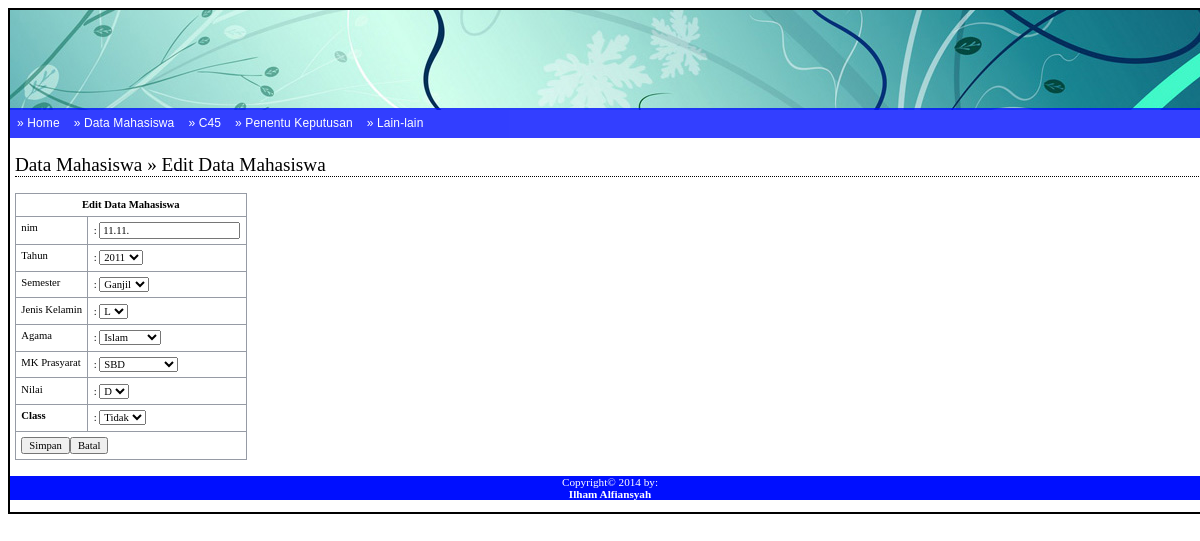
Screenshot of /admin/media.php?module=data_mahasiswa&act=edit_data_mahasiswa&id=3 with the database file from the repository.
### tables this page shows
CREATE TABLE IF NOT EXISTS `data_mahasiswa` (
  `id` int(10) NOT NULL AUTO_INCREMENT,
  `nim` varchar(100) NOT NULL,
  `tahun` varchar(100) NOT NULL,
  `semester` varchar(100) NOT NULL,
  `jenis_kelamin` varchar(100) NOT NULL,
  `agama` varchar(100) NOT NULL,
  `mk_prasyarat` varchar(100) NOT NULL,
  `nilai` varchar(100) NOT NULL,
  `class` varchar(50) NOT NULL,
  PRIMARY KEY (`id`)
);

### admin/modul/form_edit_data_mahasiswa.php (the view, shortened to what this page needs)
<?php
$query = mysql_query("SELECT * FROM data_mahasiswa WHERE id='$_GET[id]'");
$data = mysql_fetch_array($query);
echo "<form method=POST action=./aksi.php?module=data_mahasiswa&act=update_data_mahasiswa>
      <input type=hidden name=id value=$data[id]>
      <table>
        <tr>
        <td colspan=2><b><center>Edit Data Mahasiswa</center></b></td>
        </tr>
        <tr>
        <td>nim</td>
        <td>:
            <input name='nim' value='$data[nim]' type='text'>
        </td>
        </tr>
        <tr>
        <td>Tahun</td>
        <td>:
            <select name='tahun' type='text'>
            <option value='$data[tahun]' selected='selected'>$data[tahun]</option>
            </select>
        </td>
        </tr>
        <tr>
        <td>Semester</td>
        <td>:
            <select name='semester' type='text'>
            <option value='$data[semester]' selected='selected'>$data[semester]</option>
            </select>
        </td>
        </tr>
        <tr>
        <td>Jenis Kelamin</td>
        <td>:
            <select name='jenis_kelamin' type='text'>
            <option value='$data[jenis_kelamin]' selected='selected'>$data[jenis_kelamin]</option>
            </select>
        </td>
        </tr>
        <tr>
        <td>Agama</td>
        <td>:
            <select name='agama' type='text'>
            <option value='$data[agama]' selected='selected'>$data[agama]</option>
            </select>
        </td>
        </tr>
        <tr>
        <td>MK Prasyarat</td>
        <td>:
            <select name='mk_prasyarat' type='text'>
            <option value='$data[mk_prasyarat]' selected='selected'>$data[mk_prasyarat]</option>
            </select>
        </td>
        </tr>
        <tr>
        <td>Nilai</td>
        <td>:
            <select name='nilai' type='text'>
            <option value='$data[nilai]' selected='selected'>$data[nilai]</option>
            </select>
        </td>
        </tr>
        <tr>
        <td><b>Class<b></td>
        <td>:
            <select name='class' type='text'>
            <option value='$data[class]' selected='selected'>$data[class]</option>
            </select>
        </td>
        </tr>
        <tr>
        <td colspan=2>
        <input type=submit value=Simpan><input type=button value=Batal onclick=self.history.back()>
        </td>
        </tr>
  </table>
  </form>";
?>

### config/adminstyle.css (style rules this page uses)
body { font-family: Tahoma; text-align: center; }
table { font-family: Tahoma; font-size: 8pt; border-width: 1px; border-style: solid; border-color: #999999; border-collapse: collapse; margin: 10px 0px; }
td { padding: 0.5em; vertical-align: top; border-width: 1px; border-style: solid; border-color: #969BA5; border-collapse: collapse; }
input,textarea,select { font-family: Tahoma; font-size: 8pt; }

### rows the page displays
data_mahasiswa: nim "11.11.", tahun "2011", semester "Ganjil", jenis_kelamin "L", agama "Islam", mk_prasyarat "SBD", nilai "D", class "Tidak"
